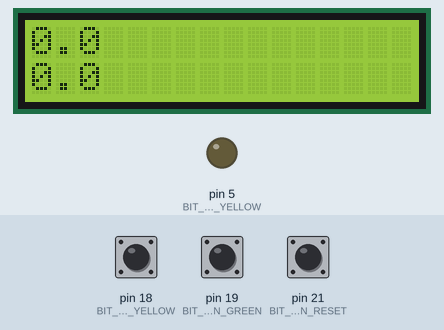
Simulated run of this sketch. Board: Arduino Mega 2560, built with avr-gcc and run on an emulated ATmega2560. Shown: 16×2 character LCD, output pins drawn as LEDs (lit = HIGH). The test bench sets the inputs (shaded band); at power-on: pin 18 (BIT_BUTTON_YELLOW) HIGH, pin 19 (BIT_BUTTON_GREEN) HIGH, pin 21 (BIT_BUTTON_RESET) HIGH.

Above: at 1.2 s.
1.3 s: pin 18 (BIT_BUTTON_YELLOW) pulled LOW for 0.15 s
At 2.5 s:
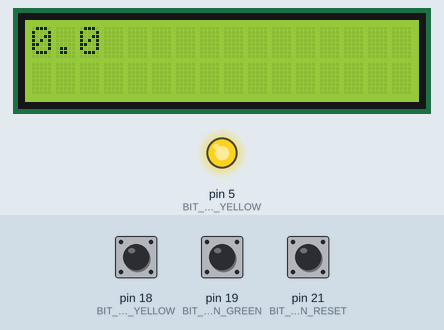
2.9 s: pin 19 (BIT_BUTTON_GREEN) pulled LOW for 0.15 s
At 3.17 s:
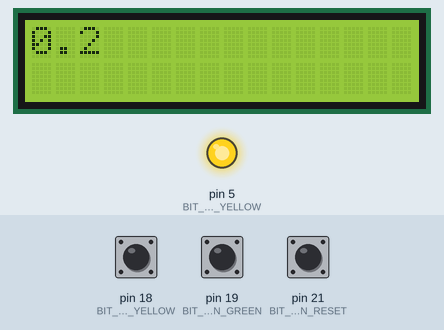
3.6 s: pin 18 (BIT_BUTTON_YELLOW) pulled LOW for 1 s
At 3.67 s:
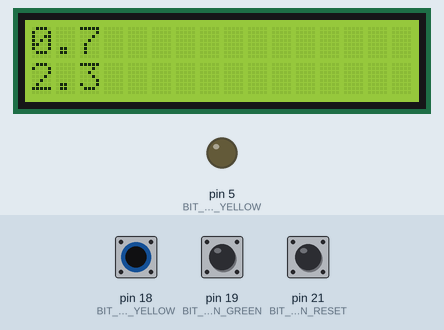
Timing chart, 0 to 6.6 s (numbered marks = the images above; inputs shaded):
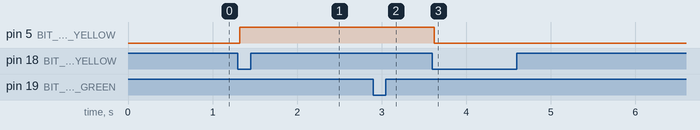

Measured:
- after the input at 1.3 s, pin 5 (BIT_LED_YELLOW): LOW → HIGH at once; the display: changes at once (image 1)
- after the input at 2.9 s, the display: first changes after 0.13 s (image 2 shows a later state)
- after the input at 3.6 s, pin 5 (BIT_LED_YELLOW): HIGH → LOW at once

The sketch:

TimerDemo.ino
```cpp
#include <LiquidCrystal.h>

#define DDR_BUTTON_GREEN DDRD
#define PORT_BUTTON_GREEN PORTD
#define PIN_BUTTON_GREEN PIND
#define BIT_BUTTON_GREEN 2
#define EICR_BUTTON_GREEN EICRA
#define ISC0_BUTTON_GREEN ISC20
#define ISC1_BUTTON_GREEN ISC21
#define INT_BUTTON_GREEN INT2
#define INTvect_BUTTON_GREEN INT2_vect

#define DDR_BUTTON_YELLOW DDRD
#define PORT_BUTTON_YELLOW PORTD
#define PIN_BUTTON_YELLOW PIND
#define BIT_BUTTON_YELLOW 3
#define EICR_BUTTON_YELLOW EICRA
#define ISC0_BUTTON_YELLOW ISC30
#define ISC1_BUTTON_YELLOW ISC31
#define INT_BUTTON_YELLOW INT3
#define INTvect_BUTTON_YELLOW INT3_vect

#define DDR_BUTTON_RESET DDRD
#define PORT_BUTTON_RESET PORTD
#define PIN_BUTTON_RESET PIND
#define BIT_BUTTON_RESET 0
#define EICR_BUTTON_RESET EICRA
#define ISC0_BUTTON_RESET ISC00
#define ISC1_BUTTON_RESET ISC01
#define INT_BUTTON_RESET INT0
#define INTvect_BUTTON_RESET INT0_vect

#define DDR_LED_GREEN DDRH
#define PORT_LED_GREEN PORTH
#define PIN_LED_GREEN PINH
#define BIT_LED_GREEN 3

#define DDR_LED_YELLOW DDRE
#define PORT_LED_YELLOW PORTE
#define PIN_LED_YELLOW PINE
#define BIT_LED_YELLOW 3

LiquidCrystal lcd(8,9,10,11,12,13);

bool isGreenTimerRunning = false;
uint16_t greenCounter = 0; //timer 2 with 0.001s interrupts
#define TIMER_2_START 0
#define TIMER_2_END 250

bool isYellowTimerRunning = false;
uint16_t yellowCounter = 0; //timer 1 with 0.1s interrupts
#define TIMER_1_START 0
#define TIMER_1_END 25000

#define DEBOUNCE_TIME 20
volatile uint16_t delayCounter = 0;

volatile byte mainFlags = 0x00;

void setup()
{
  DDR_BUTTON_GREEN &= ~_BV(BIT_BUTTON_GREEN);
  DDR_BUTTON_YELLOW &= ~_BV(BIT_BUTTON_YELLOW);
  DDR_BUTTON_RESET &= ~_BV(BIT_BUTTON_RESET);
  PORT_BUTTON_GREEN |= _BV(BIT_BUTTON_GREEN);
  PORT_BUTTON_YELLOW |= _BV(BIT_BUTTON_YELLOW);
  PORT_BUTTON_RESET |= _BV(BIT_BUTTON_RESET);
  DDR_LED_GREEN |= _BV(BIT_BUTTON_GREEN);
  DDR_LED_YELLOW |= _BV(BIT_BUTTON_YELLOW);


  EICR_BUTTON_GREEN &= ~_BV(ISC0_BUTTON_GREEN);
  EICR_BUTTON_GREEN |= _BV(ISC1_BUTTON_GREEN);
  EICR_BUTTON_YELLOW &= ~_BV(ISC0_BUTTON_YELLOW);
  EICR_BUTTON_YELLOW |= _BV(ISC1_BUTTON_YELLOW);
  EICR_BUTTON_RESET &= ~_BV(ISC0_BUTTON_RESET);
  EICR_BUTTON_RESET |= _BV(ISC1_BUTTON_RESET);
  EIMSK |= _BV(INT_BUTTON_GREEN);
  EIMSK |= _BV(INT_BUTTON_YELLOW);
  EIMSK |= _BV(INT_BUTTON_RESET);

  TIMSK2 |= _BV(OCIE2A);
  TCCR2A = 0x00;
  TCCR2B |= _BV(CS22);
  TCCR2B &= ~_BV(CS21);
  TCCR2B &= ~_BV(CS20);
  TCNT2 = TIMER_2_START;
  OCR2A = TIMER_2_END;

  TIMSK1 |= _BV(OCIE2A);
  TCCR1A = 0x00;
  TCCR1B &= ~_BV(CS12);
  TCCR1B |= _BV(CS11);
  TCCR1B |= _BV(CS10);
  TCNT1 = TIMER_1_START;
  OCR1A = TIMER_1_END;

  sei();

  lcd.begin(16,2);
  lcd.print("Andrew Hubbard");
  lcd.setCursor(0,1);
  lcd.print("G=   Y=   T=");
}

void loop()
{
  if((mainFlags >> 0) & 0x01){
    blockingDelay(DEBOUNCE_TIME);
    if(!((PIN_BUTTON_GREEN >> BIT_BUTTON_GREEN) & 0x01)){
      PORT_LED_GREEN ^= _BV(BIT_LED_GREEN);
      isGreenTimerRunning=!isGreenTimerRunning;
    }
    mainFlags &= ~_BV(0);
  }
  if((mainFlags >> 1) & 0x01){
    blockingDelay(DEBOUNCE_TIME);
    if(!((PIN_BUTTON_YELLOW >> BIT_BUTTON_YELLOW) & 0x01)){
      PORT_LED_YELLOW ^= _BV(BIT_LED_YELLOW);
      isYellowTimerRunning=!isYellowTimerRunning;
    }
    mainFlags &= ~_BV(1);
  }
  if((mainFlags >> 2) & 0x01){
    blockingDelay(DEBOUNCE_TIME);
    if(!((PIN_BUTTON_RESET >> BIT_BUTTON_RESET) & 0x01)){
      PORT_LED_GREEN &= ~_BV(BIT_LED_GREEN);
      PORT_LED_YELLOW &= ~_BV(BIT_LED_YELLOW);
      isGreenTimerRunning = false;
      isYellowTimerRunning = false;
      greenCounter = 0;
      yellowCounter = 0;
    }
    mainFlags &= ~_BV(2);
  }

  updateLCD();
}

void updateLCD(){

  lcd.setCursor(0,0);
  uint8_t gTimerSec = greenCounter / 1000;
  uint8_t gTimerTenth = (greenCounter / 100) % 10;
  lcd.print(gTimerSec);
  lcd.print(".");
  lcd.print(gTimerTenth);
  lcd.print("            ");

  lcd.setCursor(0,1);
  if(isYellowTimerRunning){
    lcd.print("            ");
  }else{
    uint8_t yTimerSec = yellowCounter / 10;
    uint8_t yTimerTenth = yellowCounter % 10;
    lcd.print(yTimerSec);
    lcd.print(".");
    lcd.print(yTimerTenth);
  	lcd.print("            ");
  }
}

void blockingDelay(uint16_t delayms){
  delayCounter = delayms;
  while (delayCounter > 0){}
}

ISR(INTvect_BUTTON_GREEN){
  mainFlags |= _BV(0);
}
ISR(INTvect_BUTTON_YELLOW){
  mainFlags |= _BV(1);
}
ISR(INTvect_BUTTON_RESET){
  mainFlags |= _BV(2);
}
ISR(TIMER2_COMPA_vect){
  TCNT2 = TIMER_2_START;
  if(isGreenTimerRunning){
    greenCounter++;
  }
  if(delayCounter > 0){
    delayCounter--;
  }
}
ISR(TIMER1_COMPA_vect){
  TCNT1 = TIMER_1_START;
  if(isYellowTimerRunning){
    yellowCounter++;
  }
}
```
